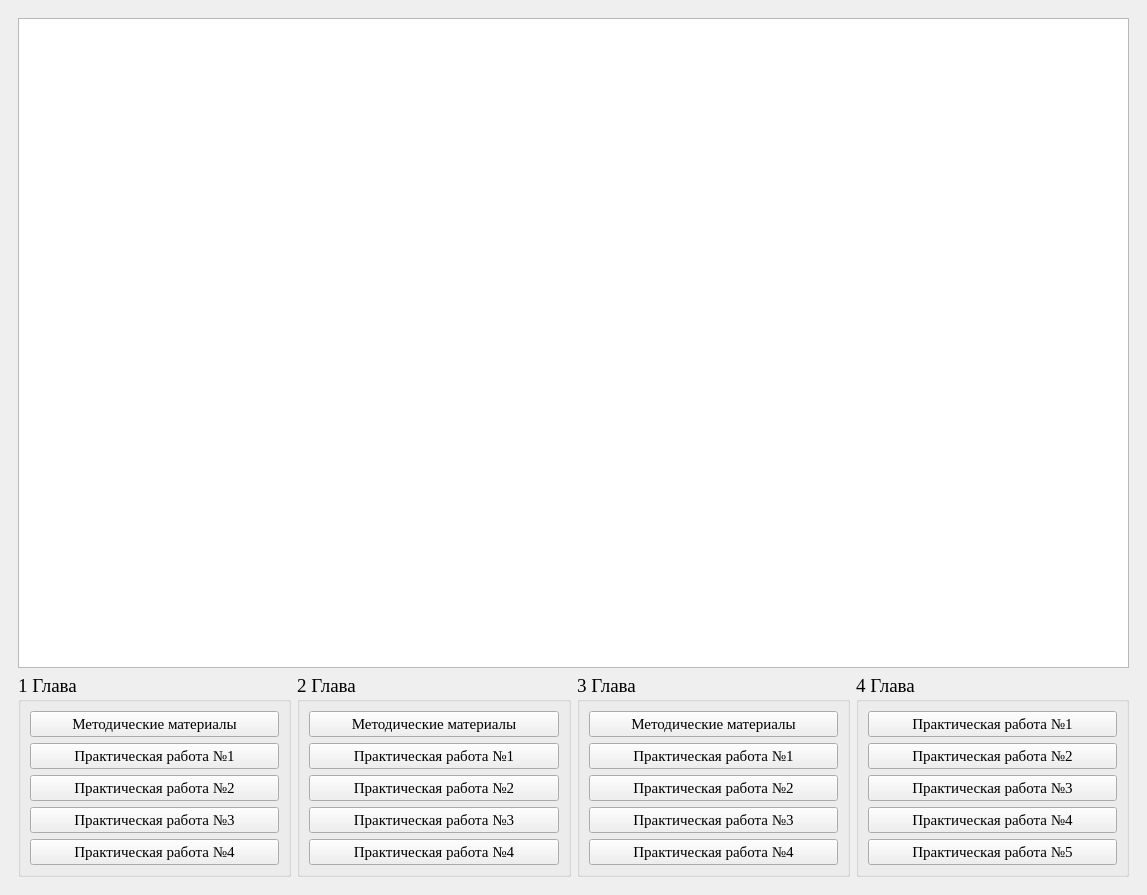
<?xml version="1.0" encoding="UTF-8"?>
<ui version="4.0">
 <class>MainWindow</class>
 <widget class="QMainWindow" name="MainWindow">
  <property name="geometry">
   <rect>
    <x>0</x>
    <y>0</y>
    <width>1147</width>
    <height>895</height>
   </rect>
  </property>
  <property name="font">
   <font>
    <family>Consolas</family>
   </font>
  </property>
  <property name="windowTitle">
   <string>Практические задания</string>
  </property>
  <property name="windowIcon">
   <iconset resource="resource.qrc">
    <normaloff>:/main_icon.ico</normaloff>:/main_icon.ico</iconset>
  </property>
  <property name="animated">
   <bool>true</bool>
  </property>
  <widget class="QWidget" name="centralwidget">
   <layout class="QGridLayout" name="gridLayout">
    <item row="0" column="0">
     <widget class="QStackedWidget" name="stackedWidget">
      <property name="font">
       <font>
        <family>Times New Roman</family>
        <pointsize>12</pointsize>
       </font>
      </property>
      <property name="currentIndex">
       <number>0</number>
      </property>
      <widget class="QWidget" name="widget">
       <layout class="QGridLayout" name="gridLayout_2">
        <item row="1" column="1">
         <widget class="QGroupBox" name="grbChapterTwo">
          <property name="sizePolicy">
           <sizepolicy hsizetype="Preferred" vsizetype="Preferred">
            <horstretch>0</horstretch>
            <verstretch>0</verstretch>
           </sizepolicy>
          </property>
          <property name="font">
           <font>
            <family>Times New Roman</family>
            <pointsize>14</pointsize>
           </font>
          </property>
          <property name="title">
           <string>2 Глава</string>
          </property>
          <layout class="QVBoxLayout" name="verticalLayout_10">
           <item>
            <widget class="QPushButton" name="btnEx2_1">
             <property name="enabled">
              <bool>true</bool>
             </property>
             <property name="font">
              <font>
               <family>Times New Roman</family>
               <pointsize>11</pointsize>
              </font>
             </property>
             <property name="cursor">
              <cursorShape>PointingHandCursor</cursorShape>
             </property>
             <property name="text">
              <string>Методические материалы</string>
             </property>
            </widget>
           </item>
           <item>
            <widget class="QPushButton" name="btnEx2_2">
             <property name="font">
              <font>
               <family>Times New Roman</family>
               <pointsize>11</pointsize>
              </font>
             </property>
             <property name="cursor">
              <cursorShape>PointingHandCursor</cursorShape>
             </property>
             <property name="text">
              <string>Практическая работа №1</string>
             </property>
            </widget>
           </item>
           <item>
            <widget class="QPushButton" name="btnEx2_3">
             <property name="font">
              <font>
               <family>Times New Roman</family>
               <pointsize>11</pointsize>
              </font>
             </property>
             <property name="cursor">
              <cursorShape>PointingHandCursor</cursorShape>
             </property>
             <property name="text">
              <string>Практическая работа №2</string>
             </property>
            </widget>
           </item>
           <item>
            <widget class="QPushButton" name="btnEx2_4">
             <property name="font">
              <font>
               <family>Times New Roman</family>
               <pointsize>11</pointsize>
              </font>
             </property>
             <property name="cursor">
              <cursorShape>PointingHandCursor</cursorShape>
             </property>
             <property name="text">
              <string>Практическая работа №3</string>
             </property>
            </widget>
           </item>
           <item>
            <widget class="QPushButton" name="btnEx3_1">
             <property name="font">
              <font>
               <family>Times New Roman</family>
               <pointsize>11</pointsize>
              </font>
             </property>
             <property name="cursor">
              <cursorShape>PointingHandCursor</cursorShape>
             </property>
             <property name="layoutDirection">
              <enum>Qt::LeftToRight</enum>
             </property>
             <property name="text">
              <string>Практическая работа №4</string>
             </property>
            </widget>
           </item>
          </layout>
         </widget>
        </item>
        <item row="1" column="2">
         <widget class="QGroupBox" name="grbChapterThree">
          <property name="sizePolicy">
           <sizepolicy hsizetype="Preferred" vsizetype="Preferred">
            <horstretch>0</horstretch>
            <verstretch>0</verstretch>
           </sizepolicy>
          </property>
          <property name="font">
           <font>
            <family>Times New Roman</family>
            <pointsize>14</pointsize>
           </font>
          </property>
          <property name="title">
           <string>3 Глава</string>
          </property>
          <layout class="QVBoxLayout" name="verticalLayout_11">
           <item>
            <widget class="QPushButton" name="btnEx3_2">
             <property name="font">
              <font>
               <family>Times New Roman</family>
               <pointsize>11</pointsize>
              </font>
             </property>
             <property name="cursor">
              <cursorShape>PointingHandCursor</cursorShape>
             </property>
             <property name="text">
              <string>Методические материалы</string>
             </property>
            </widget>
           </item>
           <item>
            <widget class="QPushButton" name="btnEx3_3">
             <property name="font">
              <font>
               <family>Times New Roman</family>
               <pointsize>11</pointsize>
              </font>
             </property>
             <property name="cursor">
              <cursorShape>PointingHandCursor</cursorShape>
             </property>
             <property name="text">
              <string>Практическая работа №1</string>
             </property>
            </widget>
           </item>
           <item>
            <widget class="QPushButton" name="btnEx3_4">
             <property name="font">
              <font>
               <family>Times New Roman</family>
               <pointsize>11</pointsize>
              </font>
             </property>
             <property name="cursor">
              <cursorShape>PointingHandCursor</cursorShape>
             </property>
             <property name="text">
              <string>Практическая работа №2</string>
             </property>
            </widget>
           </item>
           <item>
            <widget class="QPushButton" name="btnEx3_5">
             <property name="font">
              <font>
               <family>Times New Roman</family>
               <pointsize>11</pointsize>
              </font>
             </property>
             <property name="cursor">
              <cursorShape>PointingHandCursor</cursorShape>
             </property>
             <property name="text">
              <string>Практическая работа №3</string>
             </property>
            </widget>
           </item>
           <item>
            <widget class="QPushButton" name="btnEx3_6">
             <property name="font">
              <font>
               <family>Times New Roman</family>
               <pointsize>11</pointsize>
              </font>
             </property>
             <property name="cursor">
              <cursorShape>PointingHandCursor</cursorShape>
             </property>
             <property name="text">
              <string>Практическая работа №4</string>
             </property>
            </widget>
           </item>
          </layout>
         </widget>
        </item>
        <item row="1" column="3">
         <widget class="QGroupBox" name="grbChapterFour">
          <property name="sizePolicy">
           <sizepolicy hsizetype="Preferred" vsizetype="Preferred">
            <horstretch>0</horstretch>
            <verstretch>0</verstretch>
           </sizepolicy>
          </property>
          <property name="font">
           <font>
            <family>Times New Roman</family>
            <pointsize>14</pointsize>
           </font>
          </property>
          <property name="title">
           <string>4 Глава</string>
          </property>
          <layout class="QVBoxLayout" name="verticalLayout_12">
           <item>
            <widget class="QPushButton" name="btnEx3_7">
             <property name="font">
              <font>
               <pointsize>11</pointsize>
              </font>
             </property>
             <property name="cursor">
              <cursorShape>PointingHandCursor</cursorShape>
             </property>
             <property name="text">
              <string>Практическая работа №1</string>
             </property>
            </widget>
           </item>
           <item>
            <widget class="QPushButton" name="btnEx3_8">
             <property name="font">
              <font>
               <pointsize>11</pointsize>
              </font>
             </property>
             <property name="cursor">
              <cursorShape>PointingHandCursor</cursorShape>
             </property>
             <property name="text">
              <string>Практическая работа №2</string>
             </property>
            </widget>
           </item>
           <item>
            <widget class="QPushButton" name="btnEx3_9">
             <property name="font">
              <font>
               <pointsize>11</pointsize>
              </font>
             </property>
             <property name="cursor">
              <cursorShape>PointingHandCursor</cursorShape>
             </property>
             <property name="text">
              <string>Практическая работа №3</string>
             </property>
            </widget>
           </item>
           <item>
            <widget class="QPushButton" name="btnEx4_1">
             <property name="font">
              <font>
               <pointsize>11</pointsize>
              </font>
             </property>
             <property name="cursor">
              <cursorShape>PointingHandCursor</cursorShape>
             </property>
             <property name="text">
              <string>Практическая работа №4</string>
             </property>
            </widget>
           </item>
           <item>
            <widget class="QPushButton" name="btnEx5_1">
             <property name="font">
              <font>
               <pointsize>11</pointsize>
              </font>
             </property>
             <property name="cursor">
              <cursorShape>PointingHandCursor</cursorShape>
             </property>
             <property name="layoutDirection">
              <enum>Qt::LeftToRight</enum>
             </property>
             <property name="text">
              <string>Практическая работа №5</string>
             </property>
            </widget>
           </item>
          </layout>
         </widget>
        </item>
        <item row="1" column="0">
         <widget class="QGroupBox" name="grbChapterOne">
          <property name="sizePolicy">
           <sizepolicy hsizetype="Preferred" vsizetype="Preferred">
            <horstretch>0</horstretch>
            <verstretch>0</verstretch>
           </sizepolicy>
          </property>
          <property name="font">
           <font>
            <family>Times New Roman</family>
            <pointsize>14</pointsize>
           </font>
          </property>
          <property name="title">
           <string>1 Глава</string>
          </property>
          <layout class="QVBoxLayout" name="verticalLayout_7">
           <item>
            <widget class="QPushButton" name="btnEx1_1">
             <property name="font">
              <font>
               <family>Times New Roman</family>
               <pointsize>11</pointsize>
              </font>
             </property>
             <property name="cursor">
              <cursorShape>PointingHandCursor</cursorShape>
             </property>
             <property name="text">
              <string>Методические материалы</string>
             </property>
            </widget>
           </item>
           <item>
            <widget class="QPushButton" name="btnEx1_2">
             <property name="font">
              <font>
               <family>Times New Roman</family>
               <pointsize>11</pointsize>
              </font>
             </property>
             <property name="cursor">
              <cursorShape>PointingHandCursor</cursorShape>
             </property>
             <property name="text">
              <string>Практическая работа №1</string>
             </property>
            </widget>
           </item>
           <item>
            <widget class="QPushButton" name="btnEx1_3">
             <property name="font">
              <font>
               <family>Times New Roman</family>
               <pointsize>11</pointsize>
              </font>
             </property>
             <property name="cursor">
              <cursorShape>PointingHandCursor</cursorShape>
             </property>
             <property name="text">
              <string>Практическая работа №2</string>
             </property>
            </widget>
           </item>
           <item>
            <widget class="QPushButton" name="btnEx1_4">
             <property name="font">
              <font>
               <family>Times New Roman</family>
               <pointsize>11</pointsize>
              </font>
             </property>
             <property name="cursor">
              <cursorShape>PointingHandCursor</cursorShape>
             </property>
             <property name="text">
              <string>Практическая работа №3</string>
             </property>
            </widget>
           </item>
           <item>
            <widget class="QPushButton" name="btnEx1_5">
             <property name="font">
              <font>
               <family>Times New Roman</family>
               <pointsize>11</pointsize>
              </font>
             </property>
             <property name="cursor">
              <cursorShape>PointingHandCursor</cursorShape>
             </property>
             <property name="text">
              <string>Практическая работа №4</string>
             </property>
            </widget>
           </item>
          </layout>
         </widget>
        </item>
        <item row="0" column="0" colspan="4">
         <widget class="QTextBrowser" name="Example">
          <property name="sizePolicy">
           <sizepolicy hsizetype="MinimumExpanding" vsizetype="MinimumExpanding">
            <horstretch>10</horstretch>
            <verstretch>0</verstretch>
           </sizepolicy>
          </property>
          <property name="font">
           <font>
            <pointsize>14</pointsize>
           </font>
          </property>
          <property name="html">
           <string>&lt;!DOCTYPE HTML PUBLIC &quot;-//W3C//DTD HTML 4.0//EN&quot; &quot;http://www.w3.org/TR/REC-html40/strict.dtd&quot;&gt;
&lt;html&gt;&lt;head&gt;&lt;meta name=&quot;qrichtext&quot; content=&quot;1&quot; /&gt;&lt;style type=&quot;text/css&quot;&gt;
p, li { white-space: pre-wrap; }
&lt;/style&gt;&lt;/head&gt;&lt;body style=&quot; font-family:'Times New Roman'; font-size:14pt; font-weight:400; font-style:normal;&quot;&gt;
&lt;p style=&quot;-qt-paragraph-type:empty; margin-top:0px; margin-bottom:0px; margin-left:0px; margin-right:0px; -qt-block-indent:0; text-indent:0px; font-family:'Consolas'; font-size:16pt;&quot;&gt;&lt;br /&gt;&lt;/p&gt;&lt;/body&gt;&lt;/html&gt;</string>
          </property>
         </widget>
        </item>
       </layout>
      </widget>
      <widget class="QWidget" name="appPage11"/>
     </widget>
    </item>
   </layout>
  </widget>
 </widget>
 <resources>
  <include location="resource.qrc"/>
 </resources>
 <connections/>
</ui>
